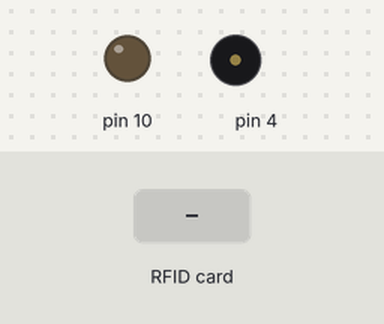
The sketch below on a simulated Arduino Mega 2560, built with avr-gcc and run on an emulated ATmega2560. Parts: output pins drawn as LEDs (lit = HIGH), buzzer (waves = sounding). Inputs (shaded band) come from the test bench. What the sketch prints to the serial monitor is not drawn.

Above: at 1.2 s.
1.3 s: RFID card F1 4C 75 1B held to the reader
At 1.7 s:
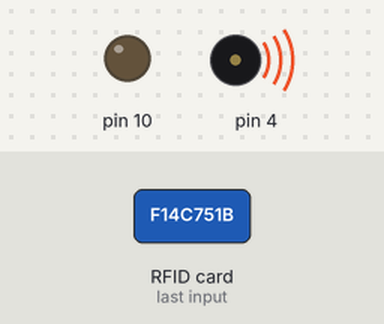
3.4 s: RFID card 5E 7A 19 C4 held to the reader
At 4.0 s:
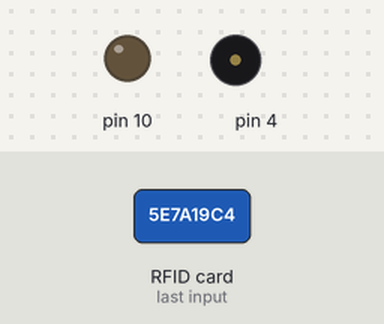
Timing chart, 0 to 6.4 s (numbered marks = the images above; inputs shaded):
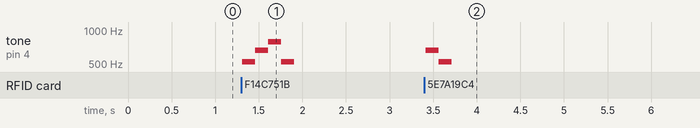

Measured:
- after the input at 1.3 s, tone on pin 4: plays 524 Hz for 0.15 s, 660 Hz for 0.15 s, 784 Hz for 0.15 s, 524 Hz for 0.15 s, starting at once
- after the input at 3.4 s, tone on pin 4: silent → 660 Hz at once, → 524 Hz 0.15 s later, → silent 0.15 s later

The sketch:

RFID_MATCHING_WITH_KEYNUMBER.ino
```cpp
#include <MFRC522v2.h>
#include <MFRC522DriverSPI.h> //SPI 통신을 사용
#include <MFRC522DriverPinSimple.h> // dump file 보기 위해서
#include <MFRC522Debug.h> //debugging

class MFRC522DriverPinSimple sda_pin{MFRC522DriverPinSimple(53)};
class MFRC522DriverSPI driver{sda_pin};
class MFRC522 mfrc522{driver};
const String MASTER_CARD_UID{String("F14C751B")};
const String MASTER2_CARD_UID{String("70CA6621")};
//서보모터
const uint8_t SERVOR_MOTOR{10U};
//부저
const uint8_t BUZZER_PIN =4U;
int tone_value[]={524,660,784,524, 660, 524};
int wrong_count =0;
bool wrong_value =false;
void setup() {
  // put your setup code here, to run once:
  Serial.begin(115200UL);
  Serial1.begin(9600UL); //블루투스
  mfrc522.PCD_Init(); //초기화
  Serial.println(F("Checking UID"));
  //서보모터
  pinMode(SERVOR_MOTOR, OUTPUT);
  //부저
  pinMode(BUZZER_PIN, OUTPUT);

}

void loop() {
  // put your main code here, to run repeatedly:
  if(!mfrc522.PICC_IsNewCardPresent()) return; //카드의 정보를 읽는 것을 PICC 라고 함.
  if(!mfrc522.PICC_ReadCardSerial()) return; //시리얼 준비가 안됬다면 리턴   //이거 두개는 반드시 해야 함.
  String tagID = ""; //임시 tagID
  //카드 UID는 총 4바이트이다. 10진수로 표현. 1바이트 씩 4번 읽어와야 함
  for(uint8_t i {0u}; i<4; ++i){
    tagID += String(mfrc522.uid.uidByte[i], HEX); //HEX 타입의 문자열로 만듦 A7 ==> 'A7'으로
  }
  tagID.toUpperCase(); //소문자이면 대문자로 모두 바꿔라.
  mfrc522.PICC_HaltA(); //그만 읽겠다.

  if(tagID==MASTER_CARD_UID || tagID==MASTER2_CARD_UID){
    Serial.println(F("카드가 일치합니다."));
    Serial1.println(F("카드가 일치합니다."));
    Serial.println(F("PIN is right"));
    Serial1.println(F("도어락이 열렸습니다."));
    wrong_count=0;
    wrong_value==false;
    for(int i=0; i<=3; ++i){
      tone(BUZZER_PIN, tone_value[i]);
      delay(150UL);
      noTone(BUZZER_PIN);
    }
  }else{
    Serial.println(F("Card is wrong"));
    Serial.println(F("도어락이 열리지 않았습니다."));
    wrong_count++;
    wrong_value=true;
    Serial1.print(F("비밀번호를 "));
    Serial1.print(wrong_count);
    Serial1.println(F("회 틀렸습니다."));
    for(int i=4; i<=5; ++i){
      tone(BUZZER_PIN, tone_value[i] );
      delay(150UL);
    }
    noTone(BUZZER_PIN);
  }
}
```
